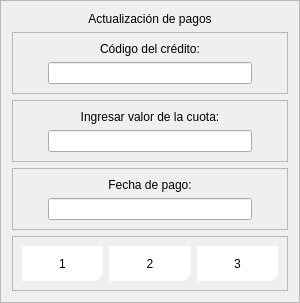
                     <widget class="QFrame" name="frame_68">
                      <property name="minimumSize">
                       <size>
                        <width>300</width>
                        <height>0</height>
                       </size>
                      </property>
                      <property name="maximumSize">
                       <size>
                        <width>200</width>
                        <height>16777215</height>
                       </size>
                      </property>
                      <property name="frameShape">
                       <enum>QFrame::StyledPanel</enum>
                      </property>
                      <property name="frameShadow">
                       <enum>QFrame::Raised</enum>
                      </property>
                      <layout class="QVBoxLayout" name="verticalLayout_30">
                       <item>
                        <widget class="QLabel" name="label_157">
                         <property name="styleSheet">
                          <string notr="true">font: 75 12pt &quot;Open Sans Semibold&quot;</string>
                         </property>
                         <property name="text">
                          <string>Actualización de pagos</string>
                         </property>
                         <property name="alignment">
                          <set>Qt::AlignCenter</set>
                         </property>
                        </widget>
                       </item>
                       <item>
                        <widget class="QFrame" name="frame_69">
                         <property name="frameShape">
                          <enum>QFrame::StyledPanel</enum>
                         </property>
                         <property name="frameShadow">
                          <enum>QFrame::Raised</enum>
                         </property>
                         <layout class="QVBoxLayout" name="verticalLayout_34">
                          <property name="leftMargin">
                           <number>35</number>
                          </property>
                          <property name="rightMargin">
                           <number>35</number>
                          </property>
                          <item>
                           <widget class="QLabel" name="label_166">
                            <property name="styleSheet">
                             <string notr="true">font: 75 9pt &quot;Open Sans Semibold&quot;</string>
                            </property>
                            <property name="text">
                             <string>Código del crédito:</string>
                            </property>
                            <property name="alignment">
                             <set>Qt::AlignCenter</set>
                            </property>
                           </widget>
                          </item>
                          <item>
                           <widget class="QLineEdit" name="actu_codigo">
                            <property name="styleSheet">
                             <string notr="true">font: 75 8pt &quot;Open Sans Semibold&quot;</string>
                            </property>
                           </widget>
                          </item>
                         </layout>
                        </widget>
                       </item>
                       <item>
                        <widget class="QFrame" name="frame_71">
                         <property name="frameShape">
                          <enum>QFrame::StyledPanel</enum>
                         </property>
                         <property name="frameShadow">
                          <enum>QFrame::Raised</enum>
                         </property>
                         <layout class="QVBoxLayout" name="verticalLayout_39">
                          <property name="leftMargin">
                           <number>35</number>
                          </property>
                          <property name="rightMargin">
                           <number>35</number>
                          </property>
                          <item>
                           <widget class="QLabel" name="label_168">
                            <property name="styleSheet">
                             <string notr="true">font: 75 9pt &quot;Open Sans Semibold&quot;</string>
                            </property>
                            <property name="text">
                             <string>Ingresar valor de la cuota:</string>
                            </property>
                            <property name="alignment">
                             <set>Qt::AlignCenter</set>
                            </property>
                           </widget>
                          </item>
                          <item>
                           <widget class="QLineEdit" name="actu_pago">
                            <property name="styleSheet">
                             <string notr="true">font: 75 8pt &quot;Open Sans Semibold&quot;</string>
                            </property>
                           </widget>
                          </item>
                         </layout>
                        </widget>
                       </item>
                       <item>
                        <widget class="QFrame" name="frame_72">
                         <property name="frameShape">
                          <enum>QFrame::StyledPanel</enum>
                         </property>
                         <property name="frameShadow">
                          <enum>QFrame::Raised</enum>
                         </property>
                         <layout class="QVBoxLayout" name="verticalLayout_40">
                          <property name="leftMargin">
                           <number>35</number>
                          </property>
                          <property name="rightMargin">
                           <number>35</number>
                          </property>
                          <item>
                           <widget class="QLabel" name="label_169">
                            <property name="styleSheet">
                             <string notr="true">font: 75 9pt &quot;Open Sans Semibold&quot;</string>
                            </property>
                            <property name="text">
                             <string>Fecha de pago:</string>
                            </property>
                            <property name="alignment">
                             <set>Qt::AlignCenter</set>
                            </property>
                           </widget>
                          </item>
                          <item>
                           <widget class="QLineEdit" name="actu_fecha">
                            <property name="styleSheet">
                             <string notr="true">font: 75 8pt &quot;Open Sans Semibold&quot;</string>
                            </property>
                           </widget>
                          </item>
                         </layout>
                        </widget>
                       </item>
                       <item>
                        <widget class="QFrame" name="frame_61">
                         <property name="frameShape">
                          <enum>QFrame::StyledPanel</enum>
                         </property>
                         <property name="frameShadow">
                          <enum>QFrame::Raised</enum>
                         </property>
                         <layout class="QHBoxLayout" name="horizontalLayout_42">
                          <item>
                           <widget class="QPushButton" name="btn_pago_1">
                            <property name="minimumSize">
                             <size>
                              <width>0</width>
                              <height>35</height>
                             </size>
                            </property>
                            <property name="styleSheet">
                             <string notr="true">vQFrame{
background-color: rgb(51, 157, 255);
}

QPushButton{
color: rgb(0, 0, 0);
	background-color: rgb(255, 255, 255);
border-bottom-right-radius:10px;
font: 75 8pt &quot;Open Sans Semibold&quot;
}

QPushButton:hover{
color: rgb(255, 255, 255);
	background-color: rgb(230, 135, 149);
border-bottom-right-radius:10px;
border-bottom-left-radius:10px;
border-top-right-radius:10px;
border-top-left-radius:10px;
font: 75 9pt  &quot;Open Sans Semibold&quot;
}</string>
                            </property>
                            <property name="text">
                             <string>1</string>
                            </property>
                           </widget>
                          </item>
                          <item>
                           <widget class="QPushButton" name="btn_pago_2">
                            <property name="minimumSize">
                             <size>
                              <width>0</width>
                              <height>35</height>
                             </size>
                            </property>
                            <property name="styleSheet">
                             <string notr="true">vQFrame{
background-color: rgb(51, 157, 255);
}

QPushButton{
color: rgb(0, 0, 0);
	background-color: rgb(255, 255, 255);
border-bottom-right-radius:10px;
font: 75 8pt &quot;Open Sans Semibold&quot;
}

QPushButton:hover{
color: rgb(255, 255, 255);
	background-color: rgb(230, 135, 149);
border-bottom-right-radius:10px;
border-bottom-left-radius:10px;
border-top-right-radius:10px;
border-top-left-radius:10px;
font: 75 9pt  &quot;Open Sans Semibold&quot;
}</string>
                            </property>
                            <property name="text">
                             <string>2</string>
                            </property>
                           </widget>
                          </item>
                          <item>
                           <widget class="QPushButton" name="btn_pago_3">
                            <property name="minimumSize">
                             <size>
                              <width>0</width>
                              <height>35</height>
                             </size>
                            </property>
                            <property name="styleSheet">
                             <string notr="true">vQFrame{
background-color: rgb(51, 157, 255);
}

QPushButton{
color: rgb(0, 0, 0);
	background-color: rgb(255, 255, 255);
border-bottom-right-radius:10px;
font: 75 8pt &quot;Open Sans Semibold&quot;
}

QPushButton:hover{
color: rgb(255, 255, 255);
	background-color: rgb(230, 135, 149);
border-bottom-right-radius:10px;
border-bottom-left-radius:10px;
border-top-right-radius:10px;
border-top-left-radius:10px;
font: 75 9pt  &quot;Open Sans Semibold&quot;
}</string>
                            </property>
                            <property name="text">
                             <string>3</string>
                            </property>
                           </widget>
                          </item>
                         </layout>
                        </widget>
                       </item>
                      </layout>
                     </widget>
